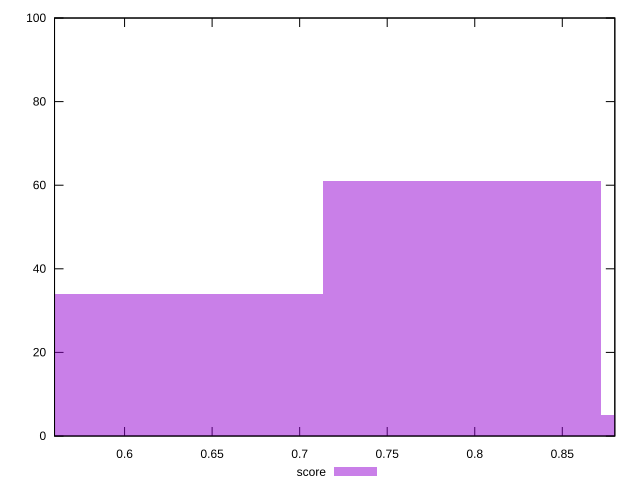

The script that saved this image:
reset

$score <<EOF
0.7928722192334678 61
0.6342977753867742 34
0.9514466630801613 5
EOF

set key outside below
set boxwidth 0.15857444384669356
set xrange [0.56:0.88]
set yrange [0:100]
set trange [0:100]
set style fill transparent solid 0.5 noborder
set terminal svg size 640, 490 enhanced background rgb 'white'
set output "report_00015_2021-02-09T16-11-33.973Z/uses-webp-images/samples/pages+cached/score/histogram.svg"

plot $score title "score" with boxes

reset
